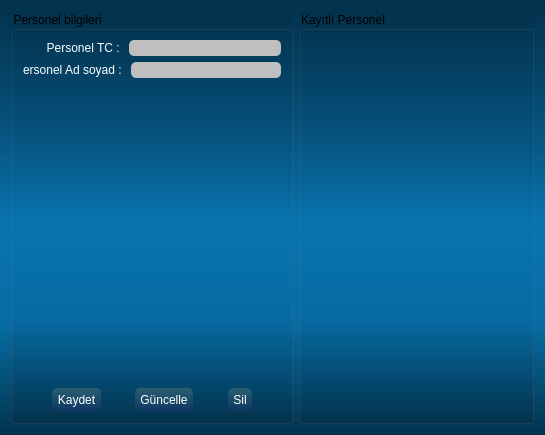
<?xml version="1.0" encoding="UTF-8"?>
<ui version="4.0">
 <class>Form</class>
 <widget class="QWidget" name="Form">
  <property name="geometry">
   <rect>
    <x>0</x>
    <y>0</y>
    <width>545</width>
    <height>435</height>
   </rect>
  </property>
  <property name="windowTitle">
   <string>Form</string>
  </property>
  <property name="styleSheet">
   <string notr="true">/*Copyright (c) DevSec Studio. All rights reserved.

MIT License

Permission is hereby granted, free of charge, to any person obtaining a copy
of this software and associated documentation files (the &quot;Software&quot;), to deal
in the Software without restriction, including without limitation the rights
to use, copy, modify, merge, publish, distribute, sublicense, and/or sell
copies of the Software, and to permit persons to whom the Software is
furnished to do so, subject to the following conditions:

The above copyright notice and this permission notice shall be included in all
copies or substantial portions of the Software.

THE SOFTWARE IS PROVIDED *AS IS*, WITHOUT WARRANTY OF ANY KIND, EXPRESS OR
IMPLIED, INCLUDING BUT NOT LIMITED TO THE WARRANTIES OF MERCHANTABILITY,
FITNESS FOR A PARTICULAR PURPOSE AND NONINFRINGEMENT. IN NO EVENT SHALL THE
AUTHORS OR COPYRIGHT HOLDERS BE LIABLE FOR ANY CLAIM, DAMAGES OR OTHER
LIABILITY, WHETHER IN AN ACTION OF CONTRACT, TORT OR OTHERWISE, ARISING FROM,
OUT OF OR IN CONNECTION WITH THE SOFTWARE OR THE USE OR OTHER DEALINGS IN THE SOFTWARE.
*/

/*-----QWidget-----*/
QWidget
{
	background-color: qlineargradient(spread:repeat, x1:1, y1:0, x2:1, y2:1, stop:0.00480769 rgba(3, 50, 76, 255),stop:0.293269 rgba(6, 82, 125, 255),stop:0.514423 rgba(8, 117, 178, 255),stop:0.745192 rgba(7, 108, 164, 255),stop:1 rgba(3, 51, 77, 255));
	color: #000000;

}


/*-----QLabel-----*/
QLabel
{
	background-color: transparent;
	color: #fff;

}


/*-----QPushButton-----*/
QPushButton
{
	background-color: qlineargradient(spread:pad, x1:1, y1:0, x2:1, y2:1, stop:0 rgba(42, 95, 113, 255),stop:1 rgba(12, 53, 97, 255));
	color: #fff;
	border: 0px;
	border-radius: 5px;
	padding: 5px;
}


QPushButton::hover
{
	background-color: qlineargradient(spread:pad, x1:1, y1:0, x2:1, y2:1, stop:0 rgba(167, 214, 50, 255),stop:1 rgba(98, 169, 67, 255));
	color: #fff;

}


QPushButton::pressed
{
	background-color: qlineargradient(spread:pad, x1:1, y1:0, x2:1, y2:1, stop:0 rgba(147, 194, 30, 255),stop:1 rgba(78, 149, 47, 255));
	color: #fff;
	border: 0px;
	border-radius: 5px;
	padding: 5px;

}


/*-----QLineEdit-----*/
QLineEdit
{
	background-color: #bfbfbf;
	color: #000000;
	border-style: solid;
	border-color: #141414;
	border-radius: 5px;
	padding-left: 10px;

}


/*-----QListView-----*/
QListView{
	background-color: transparent;
	font-size: 12pt;
	border: none;
	color: #fff;
	show-decoration-selected: 0;
	padding-left: px;

}


QListView::item:selected{
	color: #fff;
	font-weight: bold;
	background-color: qlineargradient(spread:pad, x1:1, y1:0, x2:1, y2:1, stop:0 rgba(147, 194, 30, 255),stop:1 rgba(78, 149, 47, 255));
   	border: none;
   	border-radius: 0px;

}


QListView::item:!selected{
	color: #fff;
	background-color: transparent;
	border: none;
	border-radius: 0px;

}


QListView::item:!selected:hover{
	color: #fff;
	background-color: #0c3561;
	border: none;
	border-radius: 0px;
	
}


/*-----QScrollBar-----*/
QScrollBar:vertical 
{
	border: none;
	width: 10px;

}


QScrollBar::handle:vertical 
{
	border: none;
	border-radius : 0px;
	background-color: qlineargradient(spread:pad, x1:1, y1:0, x2:1, y2:1, stop:0 rgba(167, 214, 50, 255),stop:1 rgba(98, 169, 67, 255));
	min-height: 50px;
	width : 16px;

}


QScrollBar::handle:vertical:pressed
{
	background-color: qlineargradient(spread:pad, x1:1, y1:0, x2:1, y2:1, stop:0 rgba(147, 194, 30, 255),stop:1 rgba(78, 149, 47, 255)); 

}


QScrollBar::add-line:vertical
{
	border: none;
	background: transparent;
	height: 0px;
	subcontrol-position: bottom;
	subcontrol-origin: margin;

}


QScrollBar::add-line:vertical:hover 
{
	background-color: transparent;

}


QScrollBar::add-line:vertical:pressed 
{
	background-color: #3f3f3f;

}


QScrollBar::sub-line:vertical
{
	border: none;
	background: transparent;
	height: 0px;

}


QScrollBar::sub-line:vertical:hover 
{
	background-color: transparent;

}


QScrollBar::sub-line:vertical:pressed 
{
	background-color: #3f3f3f;

}


QScrollBar::up-arrow:vertical
{
	width: 0px;
	height: 0px;
	background: transparent;

}


QScrollBar::down-arrow:vertical 
{
   	width: 0px;
   	height: 0px;
   	background: transparent;

}


QScrollBar::add-page:vertical, QScrollBar::sub-page:vertical
{
   	background-color: #0c2669;
	width: 11px;;
	
}
</string>
  </property>
  <layout class="QGridLayout" name="gridLayout_3">
   <item row="0" column="0">
    <layout class="QHBoxLayout" name="horizontalLayout_4">
     <item>
      <widget class="QGroupBox" name="groupBox">
       <property name="title">
        <string>Personel bilgileri</string>
       </property>
       <layout class="QGridLayout" name="gridLayout">
        <item row="0" column="0">
         <layout class="QVBoxLayout" name="verticalLayout_2">
          <item>
           <layout class="QVBoxLayout" name="verticalLayout">
            <item>
             <layout class="QHBoxLayout" name="horizontalLayout">
              <item>
               <widget class="QLabel" name="label">
                <property name="minimumSize">
                 <size>
                  <width>100</width>
                  <height>0</height>
                 </size>
                </property>
                <property name="text">
                 <string>Personel TC : </string>
                </property>
                <property name="alignment">
                 <set>Qt::AlignRight|Qt::AlignTrailing|Qt::AlignVCenter</set>
                </property>
               </widget>
              </item>
              <item>
               <widget class="QLineEdit" name="le_id_number">
                <property name="minimumSize">
                 <size>
                  <width>150</width>
                  <height>0</height>
                 </size>
                </property>
               </widget>
              </item>
             </layout>
            </item>
            <item>
             <layout class="QHBoxLayout" name="horizontalLayout_2">
              <item>
               <widget class="QLabel" name="label_2">
                <property name="minimumSize">
                 <size>
                  <width>100</width>
                  <height>0</height>
                 </size>
                </property>
                <property name="text">
                 <string>Personel Ad soyad : </string>
                </property>
                <property name="alignment">
                 <set>Qt::AlignRight|Qt::AlignTrailing|Qt::AlignVCenter</set>
                </property>
               </widget>
              </item>
              <item>
               <widget class="QLineEdit" name="le_name">
                <property name="minimumSize">
                 <size>
                  <width>150</width>
                  <height>0</height>
                 </size>
                </property>
               </widget>
              </item>
             </layout>
            </item>
           </layout>
          </item>
          <item>
           <spacer name="verticalSpacer">
            <property name="orientation">
             <enum>Qt::Vertical</enum>
            </property>
            <property name="sizeHint" stdset="0">
             <size>
              <width>20</width>
              <height>40</height>
             </size>
            </property>
           </spacer>
          </item>
          <item>
           <layout class="QHBoxLayout" name="horizontalLayout_3">
            <item>
             <spacer name="horizontalSpacer_3">
              <property name="orientation">
               <enum>Qt::Horizontal</enum>
              </property>
              <property name="sizeHint" stdset="0">
               <size>
                <width>40</width>
                <height>20</height>
               </size>
              </property>
             </spacer>
            </item>
            <item>
             <widget class="QPushButton" name="btn_record">
              <property name="text">
               <string>Kaydet</string>
              </property>
             </widget>
            </item>
            <item>
             <spacer name="horizontalSpacer">
              <property name="orientation">
               <enum>Qt::Horizontal</enum>
              </property>
              <property name="sizeHint" stdset="0">
               <size>
                <width>40</width>
                <height>20</height>
               </size>
              </property>
             </spacer>
            </item>
            <item>
             <widget class="QPushButton" name="btn_update">
              <property name="text">
               <string>Güncelle</string>
              </property>
             </widget>
            </item>
            <item>
             <spacer name="horizontalSpacer_2">
              <property name="orientation">
               <enum>Qt::Horizontal</enum>
              </property>
              <property name="sizeHint" stdset="0">
               <size>
                <width>40</width>
                <height>20</height>
               </size>
              </property>
             </spacer>
            </item>
            <item>
             <widget class="QPushButton" name="btn_delete">
              <property name="text">
               <string>Sil</string>
              </property>
             </widget>
            </item>
            <item>
             <spacer name="horizontalSpacer_4">
              <property name="orientation">
               <enum>Qt::Horizontal</enum>
              </property>
              <property name="sizeHint" stdset="0">
               <size>
                <width>40</width>
                <height>20</height>
               </size>
              </property>
             </spacer>
            </item>
           </layout>
          </item>
         </layout>
        </item>
       </layout>
      </widget>
     </item>
     <item>
      <widget class="QGroupBox" name="groupBox_2">
       <property name="title">
        <string>Kayıtlı Personel</string>
       </property>
       <layout class="QGridLayout" name="gridLayout_2">
        <item row="0" column="0">
         <widget class="QListWidget" name="lw_staff"/>
        </item>
       </layout>
      </widget>
     </item>
    </layout>
   </item>
  </layout>
 </widget>
 <resources/>
 <connections/>
</ui>
